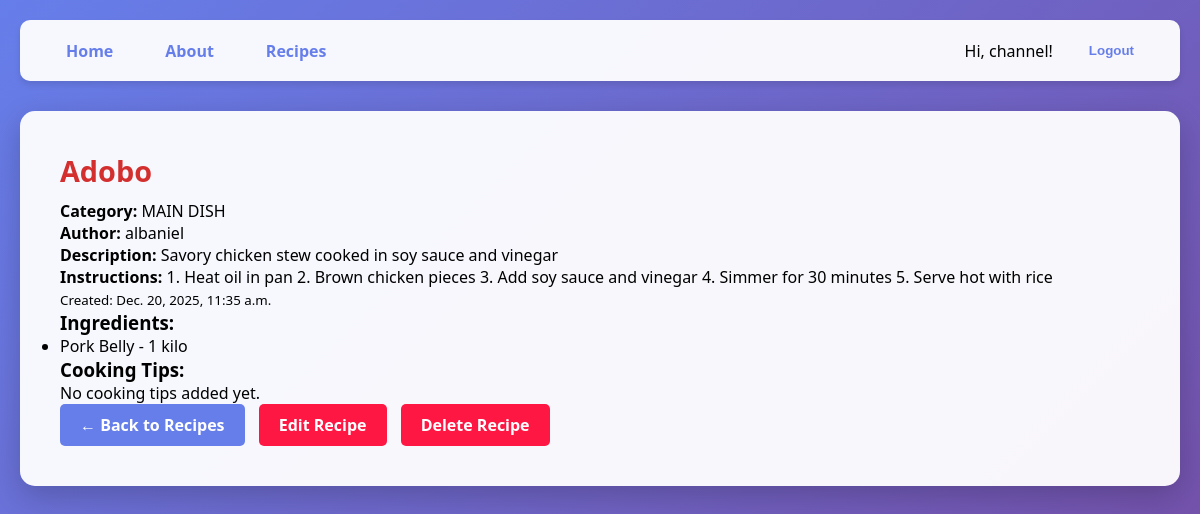
Screenshot of /recipes/1/ (signed in) with the database file from the repository.
### app/models.py (models this page shows, shortened)
class Recipe(models.Model):
    user = models.ForeignKey(User, on_delete=models.CASCADE, related_name='recipes')
    category = models.ForeignKey(Category, on_delete=models.CASCADE)
    title = models.CharField(max_length=200)
    description = models.TextField(blank=False)
    instructions = models.TextField(blank=False)
    created_at = models.DateTimeField(auto_now_add=True)
    class Meta:
        ordering = ['-created_at']

class Category(models.Model):
    name = models.CharField(max_length=100)

class Ingredient(models.Model):
    recipe = models.ForeignKey(Recipe, on_delete=models.CASCADE, related_name="ingredients")
    name = models.CharField(max_length=100)
    quantity = models.CharField(max_length=50)

### app/views.py (the view)
# urls.py: path('recipes/<int:pk>/', RecipeDetailView.as_view(), name='recipe_detail'),
class RecipeDetailView(DetailView):
    model = Recipe
    context_object_name = "recipe"
    template_name = "app/recipe_detail.html"

### app/templates/app/recipe_detail.html
{% extends 'app/base.html' %}
{% load static %}
{% block content %}
    <div class="recipe-entry">
        <h2 class="recipe-title">{{ recipe.title }}</h2>
        <p class="recipe-category">
            <span style="font-weight: 600;">Category:</span> {{ recipe.category.name }}
        </p>
        <p class="recipe-author">
            <span style="font-weight: 600;">Author:</span> {{ recipe.user.username }}
        </p>
        <p class="recipe-description">
            <span style="font-weight: 600;">Description:</span> {{ recipe.description }}
        </p>
        <p class="recipe-instructions">
            <span style="font-weight: 600;">Instructions:</span> {{ recipe.instructions }}
        </p>
        <p class="recipe-date"><small>Created: {{ recipe.created_at }}</small></p>
        <h3>Ingredients:</h3>
        {% if recipe.ingredients.all %}
            <ul>
                {% for ingredient in recipe.ingredients.all %}
                    <li>{{ ingredient.name }} - {{ ingredient.quantity }}</li>
                {% endfor %}
            </ul>
        {% else %}
            <p>No ingredients added yet.</p>
        {% endif %}
        <h3>Cooking Tips:</h3>
        {% if recipe.tips.all %}
            <ul>
                {% for tip in recipe.tips.all %}
                    <li>{{ tip.tip }}</li>
                {% endfor %}
            </ul>
        {% else %}
            <p>No cooking tips added yet.</p>
        {% endif %}
        <div class="recipe-actions">
            <a href="{% url 'recipe_list' %}" class="btn btn-secondary">← Back to Recipes</a>
            <a href="{% url 'recipe_update' recipe.pk %}" class="btn">Edit Recipe</a>
            <a href="{% url 'recipe_delete' recipe.pk %}" class="btn btn-danger">Delete Recipe</a>
        </div>
    </div>
{% endblock content %}

### app/templates/app/navbar.html (shortened to what this page needs)
<header>
    <nav>
        <ul class="nav-left">
            <li><a href="{% url 'home' %}">Home</a></li>
            <li><a href="{% url 'about' %}">About</a></li>
            <li><a href="{% url 'recipe_list' %}">Recipes</a></li>
        </ul>
        <ul class="nav-right">
            {% if user.is_authenticated %}
                <li>Hi, {{ user.username }}!</li>
                <li>
                    <form method="post" action="{% url 'logout' %}" style="display:inline;">
                        <button type="submit" style="background:none; border:none; color:#667eea; font-weight:600; cursor:pointer;">
                            Logout
                        </button>
                    </form>
                </li>
            {% else %}
                <li><a href="{% url 'login' %}">Login</a></li>
                <li><a href="{% url 'register' %}">Register</a></li>
            {% endif %}
        </ul>
    </nav>
</header>

### static/css/base.css (style rules this page uses)
* { margin: 0; padding: 0; box-sizing: border-box; }
body { font-family: 'Segoe UI', Tahoma, Arial, Verdana, sans-serif; background: linear-gradient(135deg, #667eea 0%, #764ba2 100%); min-height: 100vh; padding: 20px; }
h2 { color: #d32f2f; font-size: 1.8rem; margin-bottom: 10px; }
.btn-danger { background-color: #d32f2f; }
header { margin-bottom: 30px; }
nav { background-color: rgba(255, 255, 255, 0.95); padding: 15px 30px; border-radius: 10px; box-shadow: 0 4px 6px rgba(0, 0, 0, 0.1); display: flex; justify-content: space-between; align-items: center; }
nav ul { list-style: none; display: flex; gap: 20px; padding: 0; margin: 0; }
.nav-left { display: flex; }
.nav-right { display: flex; align-items: center; }
nav a { color: #667eea; text-decoration: none; font-weight: 600; padding: 8px 16px; border-radius: 5px; transition: all 0.3s ease; }
.nav-right form button { background: none; border: none; color: #667eea; font-weight: 600; cursor: pointer; padding: 8px 16px; border-radius: 5px; transition: all 0.3s ease; }
.btn { display: inline-block; padding: 10px 20px; background-color: #ff1744; color: white; text-decoration: none; border-radius: 5px; font-weight: 600; transition: all 0.3s ease; border: none; cursor: pointer; margin-right: 10px; }
.btn-secondary { background-color: #667eea; }

### rows the page displays
Recipe: title "Adobo", category.name "MAIN DISH", user.username "albaniel", description "Savory chicken stew cooked in soy sauce and vinegar", instructions "1. Heat oil in pan 2. Brown chicken pieces 3. Add soy sauce and vinegar 4. Simmer for 30 minutes 5. Serve hot with rice", created_at "Dec. 20, 2025, 11:35 a.m."
Ingredient: name "Pork Belly", quantity "1 kilo"

### other values shown
{{ user.username }} "channel"
